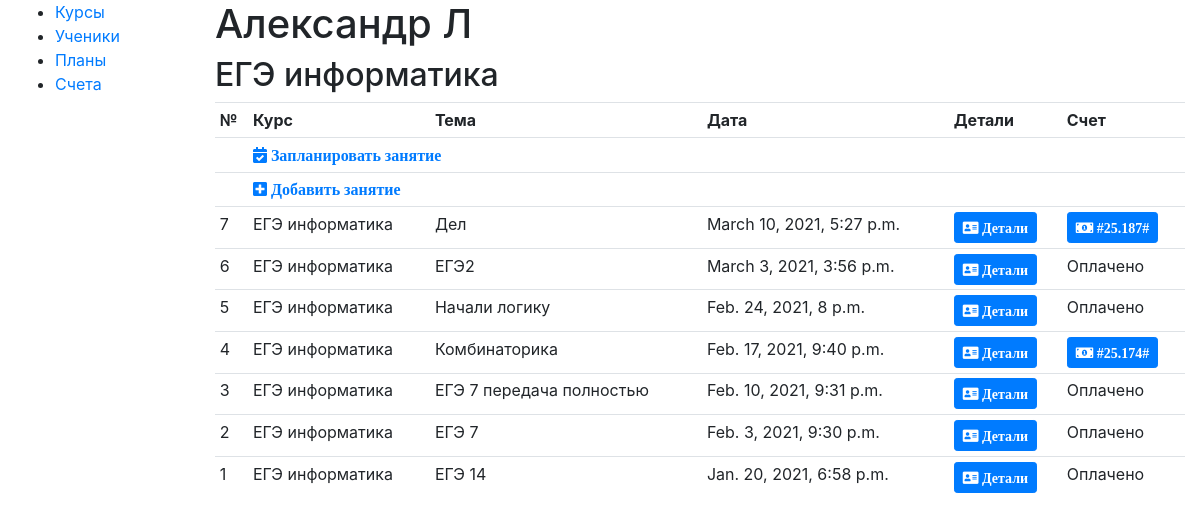
/db/student_progress/25/, run on the app's committed database.
### db/dbModels/Human.py (models this page shows, shortened)
class Human(models.Model):
	STAT=[
		('STUDENT','Ученик'),
		('PARENT','Родитель'),
		('OTHER','Другое')
	]
	first_name = models.CharField(
		max_length=20,
		verbose_name = 'Имя'
	)
	last_name = models.CharField(
		max_length=20,
		verbose_name = 'Фамилия',
		blank=True
	)
	middle_name = models.CharField(
		max_length=20,
		verbose_name = 'Отчество',
		blank=True
	)
	child= models.ForeignKey(
		"self",
		on_delete=models.CASCADE,
		null=True,
		blank=True,
		verbose_name = 'Ребенок'
	)
	status=models.CharField(
        max_length=10,
		choices=STAT,
		verbose_name = 'Тип',
        default='STUDENT',
		blank=True
    )
	description=models.TextField(
		verbose_name = 'Описание',
		blank=True
	)
	class Meta:
		managed = True
		verbose_name = 'Человек'
		verbose_name_plural = 'Люди'

### db/dbModels/Course.py (models this page shows, shortened)
class Course(models.Model):
	name = models.CharField(
		max_length=100,
		verbose_name = 'Название'
	)
	class Meta:
		managed = True
		verbose_name = 'Курс'
		verbose_name_plural = 'Курсы'

### db/dbModels/Bill.py (models this page shows, shortened)
class Bill(models.Model):
	status=models.BooleanField(
		verbose_name = 'Оплата'
	)
	agent= models.ForeignKey(
		Human,
		on_delete=models.CASCADE,
		null=True,
		blank=True,
		verbose_name = 'Кому'
	)
	lesson= models.OneToOneField(
		Lesson,
		on_delete=models.CASCADE,
		null=True,
		blank=True,
		verbose_name = 'Занятие'
	)
	billingDate=models.DateTimeField(
		verbose_name = 'Дата выставления',
		null=True,
		blank=True
	)
	receiptDate=models.DateTimeField(
		verbose_name = 'Дата получения',
		null=True,
		blank=True
	)
	ammount=models.FloatField(
		verbose_name = 'Сумма',
		default=0
	)
	text=models.TextField(
		verbose_name = 'Сообщение',
		blank=True
	)
	class Meta:
		managed = True
		verbose_name = 'Счет'
		verbose_name_plural = 'Счета'

### db/dbModels/Lesson.py (models this page shows, shortened)
class Lesson(models.Model):
	theme= models.CharField(
		max_length=255,
		blank=True,
		verbose_name = 'Тема'
	)
	student= models.ForeignKey(
		Human,
		on_delete=models.CASCADE,
		null=True,
		blank=True,
		verbose_name = 'Ученик'
	)
	course= models.ForeignKey(
		Course,
		on_delete=models.CASCADE,
		null=True,
		blank=True,
		verbose_name = 'Курс'
	)
	date=models.DateTimeField(
		verbose_name = 'Дата/Время'
	)
	decription=models.TextField(
		verbose_name = 'Описание',
		blank=True
	)
	number=models.IntegerField(
		verbose_name = 'Номер занятия',
		default=0
	)
	class Meta:
		managed = True
		verbose_name = 'Занятие'
		verbose_name_plural = 'Занятия'

### db/views.py (the view, shortened to what this page needs)
# urls.py: path('student_progress/<int:sid>/', views.showStudentProgress, name='showStudentProgress'),
def showStudentProgress(request, sid):
	std=Human.objects.get(id=sid)
	dest=Distribution.objects.filter(student=std)
	courses=[]
	for d in dest:
		courses.append(d.course)
	lessons=Lesson.objects.filter(student=std)
	bills=Bill.objects.filter(agent=std)
	bl=[]
	for b in bills:
		if b.lesson in lessons:
			bl.append(b.lesson)
	nbl=list(set(lessons).difference(set(bl)))
	nbl.sort(reverse=True, key=lessonsort)
	bills=list(bills)
	bills.sort(reverse=True, key=billsort)
	return render(
		request,
		'show_student_progress.html',
		context={'student':std, 'courses':courses, 'bills':bills, 'nbl':nbl}
	)

### db/views.py (called while the page is built)
def billsort(bill):
	return int(bill.lesson.number)

### db/templates/show_student_progress.html (shortened to what this page needs)
{% extends "base.html" %}
{% block content %}
	<h1>{{student.first_name}} {{student.last_name}}</h1>
	{%for c in courses%}
		<h2>{{c.name}}</h2>
	{% endfor %}
	<table class="table table-sm">
		<tr>
			<th>
				№
			</th>
			<th>
				Курс
			</th>
			<th>
				Тема
			</th>
			<th>
				Дата
			</th>
			<th>
				Детали
			</th>
			<th>
				Счет
			</th>
		</tr>
		<tr>
			<td></td>
			<td colspan ="5">
				<a href="https://calendar.google.com/calendar/r">
					<span class="fas fa-calendar-check">
						Запланировать занятие
					</span>
				</a>
			</td>
		</tr>
		<tr>
			<td></td>
			<td colspan ="5">
				<a href="{%url 'addLesson' sid=student.id%}">
				<span class="fas fa-plus-square">
					Добавить занятие
				</span>
				</a>
			</td>
		</tr>
		<form method="POST" class="post-form">{% csrf_token %}
		{%for b in bills%}
		<tr>
			<td>
				{{b.lesson.number}}
			</td>
			<td>
				{{b.lesson.course.name}}
			</td>
			<td>
				{{b.lesson.theme}}
			</td>
			<td>
				{{b.lesson.date}}
			</td>
			<td>
				<button class="btn btn-primary btn-sm" type="submit" name ="lessonDetail+{{b.lesson.id}}^"}>
					<span class="fas fa-address-card">
						Детали
					</span>
				</button>
			</td>
			<td>
				{%if b.status%}
					Оплачено
				{%else %}
					<button class="btn btn-primary btn-sm" type="submit" name ="pay+{{b.id}}^"}>
						<span class="fas fa-money-bill-alt">
							#{{b.agent.id}}.{{b.lesson.id}}#
						</span>
					</button>
				{%endif%}
			</td>
		</tr>
		{% endfor %}
		</form>
	</table>
{% endblock %}

### data on the page
Human: first_name "Александр", last_name "Л"
Course: name "ЕГЭ информатика"
Bill: lesson.number "7", lesson.course.name "ЕГЭ информатика", lesson.theme "Дел", lesson "March 10, 2021, 5:27 p.m.", agent.id "25", lesson.id "187"
Bill: lesson.number "6", lesson.course.name "ЕГЭ информатика", lesson.theme "ЕГЭ2", lesson "March 3, 2021, 3:56 p.m.", status "Оплачено"
Bill: lesson.number "5", lesson.course.name "ЕГЭ информатика", lesson.theme "Начали логику", lesson "Feb. 24, 2021, 8 p.m.", status "Оплачено"
Bill: lesson.number "4", lesson.course.name "ЕГЭ информатика", lesson.theme "Комбинаторика", lesson "Feb. 17, 2021, 9:40 p.m.", agent.id "25", lesson.id "174"
Bill: lesson.number "3", lesson.course.name "ЕГЭ информатика", lesson.theme "ЕГЭ 7 передача полностью", lesson "Feb. 10, 2021, 9:31 p.m.", status "Оплачено"
Bill: lesson.number "2", lesson.course.name "ЕГЭ информатика", lesson.theme "ЕГЭ 7", lesson "Feb. 3, 2021, 9:30 p.m.", status "Оплачено"
Bill: lesson.number "1", lesson.course.name "ЕГЭ информатика", lesson.theme "ЕГЭ 14", lesson "Jan. 20, 2021, 6:58 p.m.", status "Оплачено"
